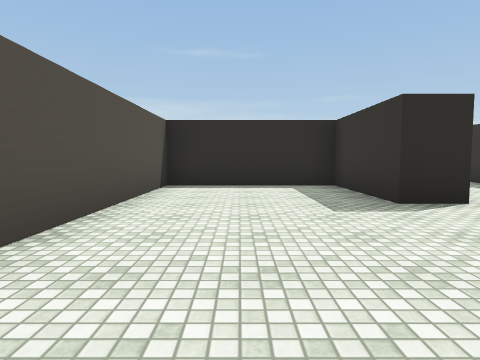
[1] (above)

17 first-person views from a walk through a Unity game level. The camera is 1.2 m above the floor, tilts 4° down and sees 75° across. The floor is counted in squares, 2 m on a side. Each view is taken from the middle of a square. On the plan, view 1 faces up. The plan holds only what a view shows up to about 9 squares ahead; the rest is blank. The place goes on beyond the plan. The player character is not drawn. Some animated figures are left out. Some surface patterns are stand-ins.

[2]
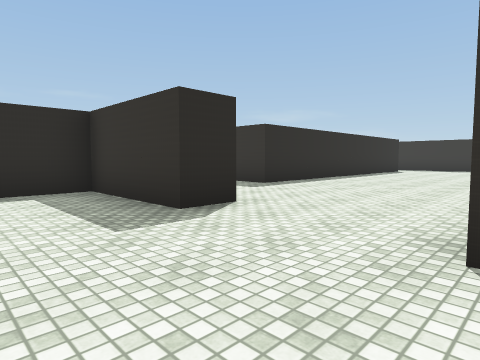

[3]
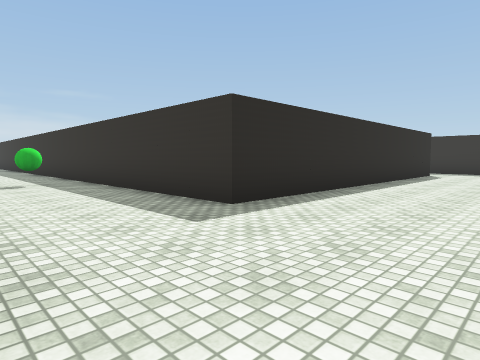

[4]
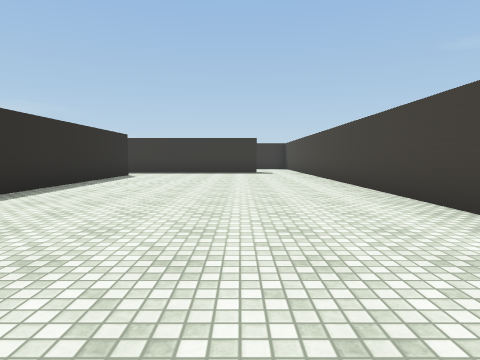

[5]
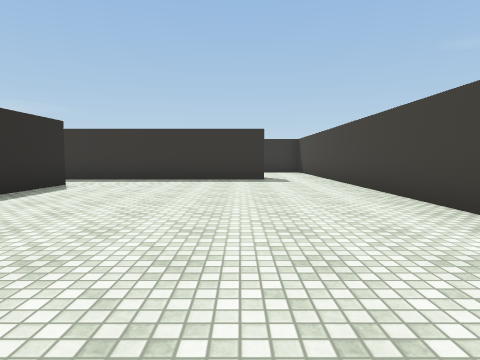

[6]
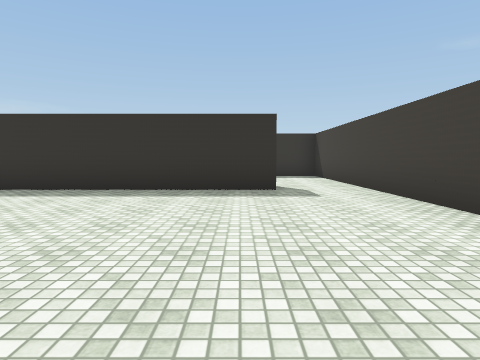

[7]
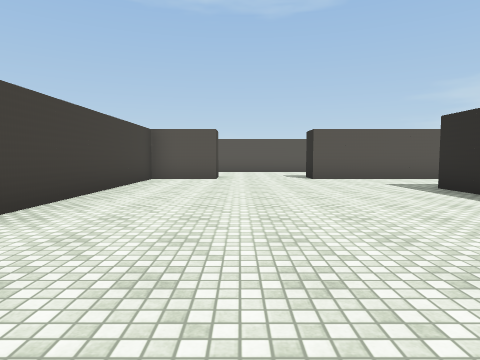

[8]
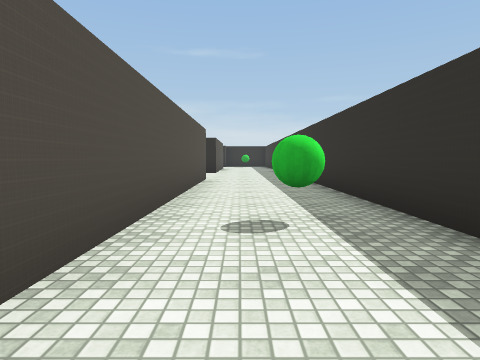

[9]
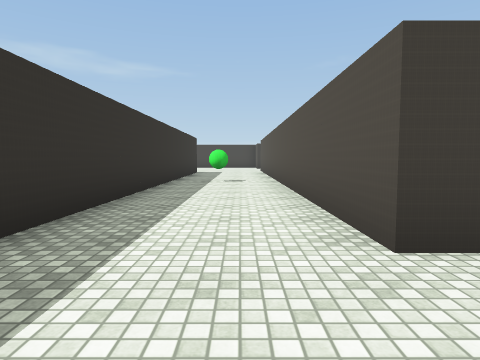

[10]
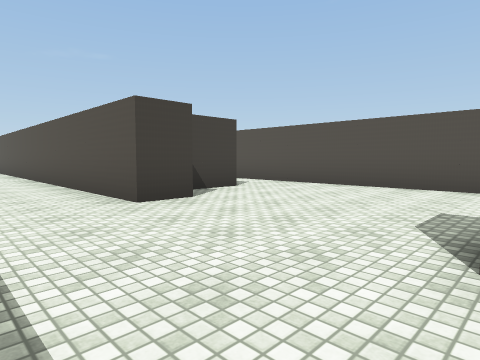

[11]
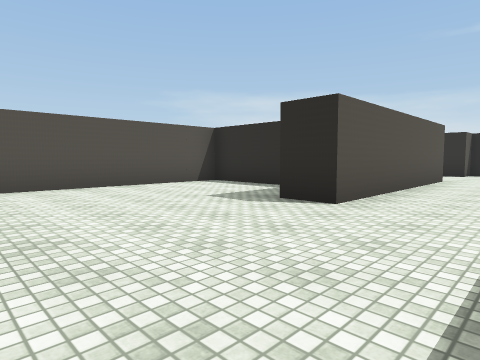

[12]
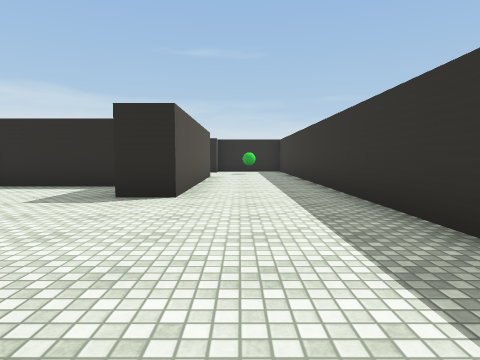

[13]
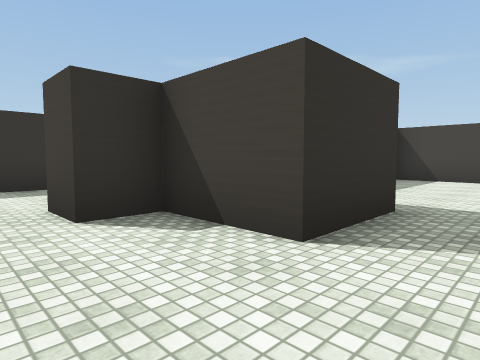

[14]
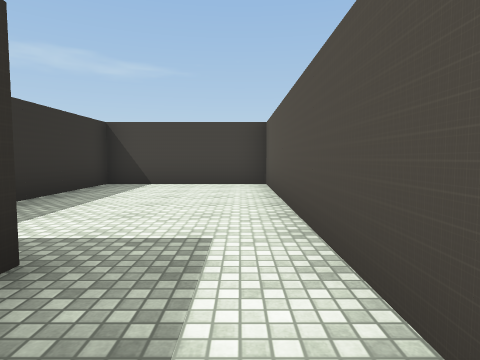

[15]
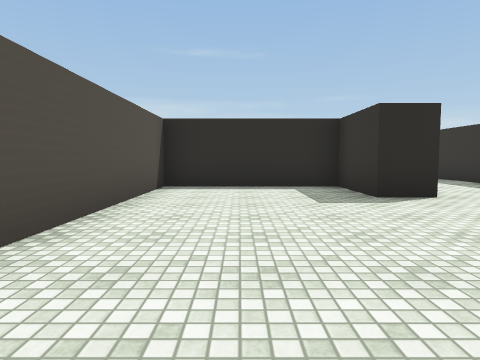

[16]
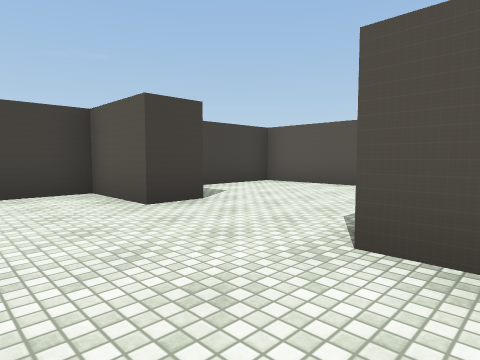

[17]
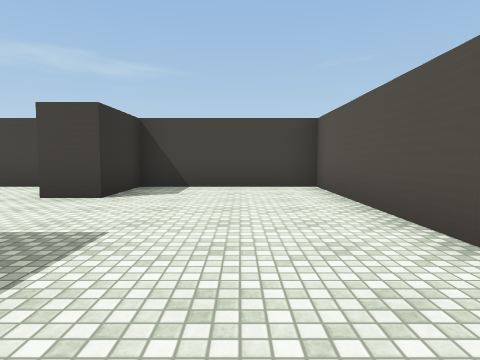

### Floor plan
Ten units are one square. View 1 is at (0, 0); x grows to the right and y downward. Boxes are objects, and circles mark ways between rooms. Rooms are numbered by the first view taken in them; rooms with no view inside come last. Other rooms are left out.
<svg viewBox="-21 -269 202 279">
<path fill="none" stroke="#000" d="M151 -59 58 -59 58 -176M169 -12 169 -70M30 -171 30 -41 21 -41 21 -69 -16 -69 -16 5 21 5 21 -13 30 -13 30 5 176 5M2 -142 2 -161 21 -161 21 -171 30 -171M58 -176 58 -251M30 -264 30 -208 21 -208 21 -226 -16 -226 -16 -87 21 -87 21 -118"/>
<rect x="35" y="-115" width="10" height="10" fill="#bbb"><title>green ball</title></rect>
<circle cx="45" cy="-180" r="3" fill="#2a7"/>
<text x="70" y="-40">1</text>
<text x="10" y="-180">2</text>
</svg>
Room 1 opens to room 2.

Where each view was taken, in squares from view 1:
view 1: 0 up, 0 right, facing up
view 2: 1 up, 0 right, facing up-right
view 3: 3 up, 3 right, facing up-right
view 4: 2 up, 4 right, facing right
view 5: 2 up, 8 right, facing right
view 6: 2 up, 11 right, facing right
view 7: 2 up, 12 right, facing left
view 8: 8 up, 4 right, facing up
view 9: 19 up, 4 right, facing down
view 10: 21 up, 5 right, facing down-left
view 11: 17 up, 5 right, facing up-left
view 12: 16 up, 4 right, facing up
view 13: 18 up, 1 left, facing down-right
view 14: 16 up, 1 left, facing down
view 15: 16 up, 0 right, facing up
view 16: 5 up, 5 right, facing down-left
view 17: 6 up, 0 right, facing down
